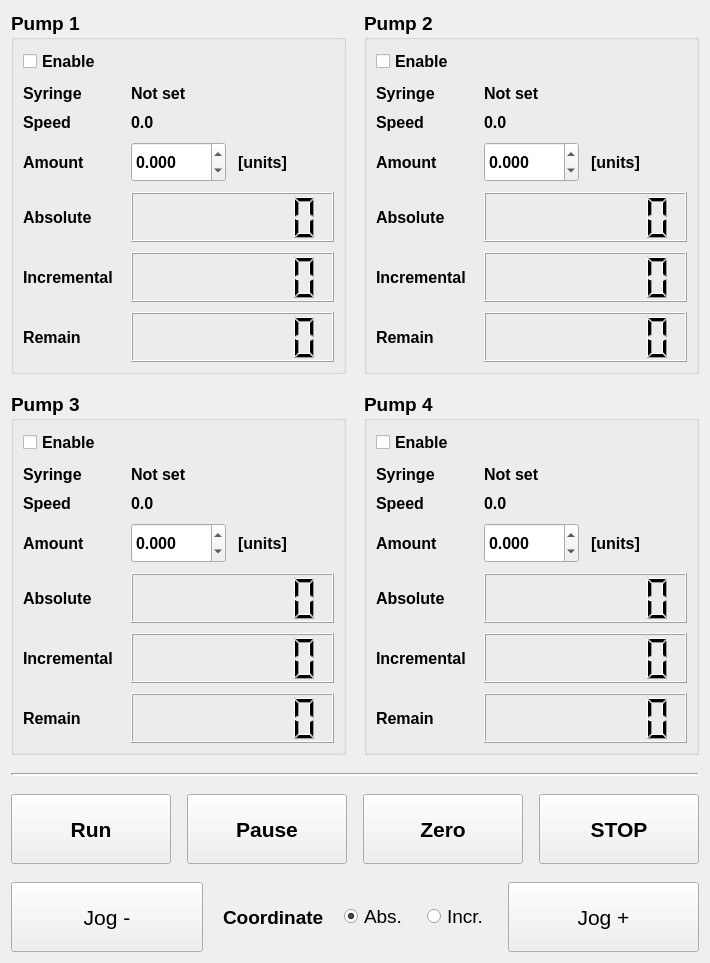
      <widget class="QWidget" name="control">
       <attribute name="title">
        <string>Control</string>
       </attribute>
       <layout class="QVBoxLayout" name="controlLayout">
        <property name="spacing">
         <number>18</number>
        </property>
        <item>
         <layout class="QGridLayout" name="pumpGrid">
          <property name="horizontalSpacing">
           <number>18</number>
          </property>
          <property name="verticalSpacing">
           <number>18</number>
          </property>
          <item row="0" column="0">
           <widget class="QGroupBox" name="pump1Group">
            <property name="title">
             <string>Pump 1</string>
            </property>
            <property name="font">
             <font>
              <pointsize>14</pointsize>
              <weight>75</weight>
              <bold>true</bold>
             </font>
            </property>
            <layout class="QGridLayout" name="gridLayout_p1">
             <property name="horizontalSpacing">
              <number>12</number>
             </property>
             <property name="verticalSpacing">
              <number>10</number>
             </property>
             <item row="0" column="0" colspan="3">
              <layout class="QHBoxLayout" name="horizontalLayout_p1">
               <item>
                <widget class="QCheckBox" name="p1_activate_CHECKBOX">
                 <property name="text">
                  <string>Enable</string>
                 </property>
                 <property name="font">
                  <font>
                   <pointsize>12</pointsize>
                  </font>
                 </property>
                </widget>
               </item>
              </layout>
             </item>
             <item row="1" column="0">
              <widget class="QLabel" name="p1_syringe_title">
               <property name="text">
                <string>Syringe</string>
               </property>
               <property name="font">
                <font>
                 <pointsize>12</pointsize>
                </font>
               </property>
              </widget>
             </item>
             <item row="1" column="1" colspan="2">
              <widget class="QLabel" name="p1_syringe_LABEL">
               <property name="text">
                <string>Not set</string>
               </property>
               <property name="font">
                <font>
                 <pointsize>12</pointsize>
                 <weight>75</weight>
                 <bold>true</bold>
                </font>
               </property>
              </widget>
             </item>
             <item row="2" column="0">
              <widget class="QLabel" name="p1_speed_title">
               <property name="text">
                <string>Speed</string>
               </property>
               <property name="font">
                <font>
                 <pointsize>12</pointsize>
                </font>
               </property>
              </widget>
             </item>
             <item row="2" column="1" colspan="2">
              <widget class="QLabel" name="p1_units_LABEL">
               <property name="text">
                <string>0.0</string>
               </property>
               <property name="font">
                <font>
                 <pointsize>12</pointsize>
                </font>
               </property>
              </widget>
             </item>
             <item row="3" column="0">
              <widget class="QLabel" name="p1_amount_title">
               <property name="text">
                <string>Amount</string>
               </property>
               <property name="font">
                <font>
                 <pointsize>12</pointsize>
                </font>
               </property>
              </widget>
             </item>
             <item row="3" column="1">
              <widget class="QDoubleSpinBox" name="p1_amount_INPUT">
               <property name="minimumSize">
                <size>
                 <width>0</width>
                 <height>40</height>
                </size>
               </property>
               <property name="font">
                <font>
                 <pointsize>12</pointsize>
                </font>
               </property>
               <property name="decimals">
                <number>3</number>
               </property>
               <property name="minimum">
                <double>-999.000000000000000</double>
               </property>
               <property name="maximum">
                <double>999.000000000000000</double>
               </property>
              </widget>
             </item>
             <item row="3" column="2">
              <widget class="QLabel" name="p1_units_LABEL_2">
               <property name="text">
                <string>[units]</string>
               </property>
               <property name="font">
                <font>
                 <pointsize>12</pointsize>
                </font>
               </property>
              </widget>
             </item>
             <item row="4" column="0">
              <widget class="QLabel" name="p1_absolute_title">
               <property name="text">
                <string>Absolute</string>
               </property>
               <property name="font">
                <font>
                 <pointsize>12</pointsize>
                </font>
               </property>
              </widget>
             </item>
             <item row="4" column="1" colspan="2">
              <widget class="QLCDNumber" name="p1_absolute_DISP">
               <property name="digitCount">
                <number>7</number>
               </property>
               <property name="minimumSize">
                <size>
                 <width>160</width>
                 <height>50</height>
                </size>
               </property>
              </widget>
             </item>
             <item row="5" column="0">
              <widget class="QLabel" name="p1_incremental_title">
               <property name="text">
                <string>Incremental</string>
               </property>
               <property name="font">
                <font>
                 <pointsize>12</pointsize>
                </font>
               </property>
              </widget>
             </item>
             <item row="5" column="1" colspan="2">
              <widget class="QLCDNumber" name="p1_incremental_DISP">
               <property name="digitCount">
                <number>7</number>
               </property>
               <property name="minimumSize">
                <size>
                 <width>160</width>
                 <height>50</height>
                </size>
               </property>
              </widget>
             </item>
             <item row="6" column="0">
              <widget class="QLabel" name="p1_remain_title">
               <property name="text">
                <string>Remain</string>
               </property>
               <property name="font">
                <font>
                 <pointsize>12</pointsize>
                </font>
               </property>
              </widget>
             </item>
             <item row="6" column="1" colspan="2">
              <widget class="QLCDNumber" name="p1_remain_DISP">
               <property name="digitCount">
                <number>7</number>
               </property>
               <property name="minimumSize">
                <size>
                 <width>160</width>
                 <height>50</height>
                </size>
               </property>
              </widget>
             </item>
            </layout>
           </widget>
          </item>
          <item row="0" column="1">
           <widget class="QGroupBox" name="pump2Group">
            <property name="title">
             <string>Pump 2</string>
            </property>
            <property name="font">
             <font>
              <pointsize>14</pointsize>
              <weight>75</weight>
              <bold>true</bold>
             </font>
            </property>
            <layout class="QGridLayout" name="gridLayout_p2">
             <property name="horizontalSpacing">
              <number>12</number>
             </property>
             <property name="verticalSpacing">
              <number>10</number>
             </property>
             <item row="0" column="0" colspan="3">
              <layout class="QHBoxLayout" name="horizontalLayout_p2">
               <item>
                <widget class="QCheckBox" name="p2_activate_CHECKBOX">
                 <property name="text">
                  <string>Enable</string>
                 </property>
                 <property name="font">
                  <font>
                   <pointsize>12</pointsize>
                  </font>
                 </property>
                </widget>
               </item>
              </layout>
             </item>
             <item row="1" column="0">
              <widget class="QLabel" name="p2_syringe_title">
               <property name="text">
                <string>Syringe</string>
               </property>
               <property name="font">
                <font>
                 <pointsize>12</pointsize>
                </font>
               </property>
              </widget>
             </item>
             <item row="1" column="1" colspan="2">
              <widget class="QLabel" name="p2_syringe_LABEL">
               <property name="text">
                <string>Not set</string>
               </property>
               <property name="font">
                <font>
                 <pointsize>12</pointsize>
                 <weight>75</weight>
                 <bold>true</bold>
                </font>
               </property>
              </widget>
             </item>
             <item row="2" column="0">
              <widget class="QLabel" name="p2_speed_title">
               <property name="text">
                <string>Speed</string>
               </property>
               <property name="font">
                <font>
                 <pointsize>12</pointsize>
                </font>
               </property>
              </widget>
             </item>
             <item row="2" column="1" colspan="2">
              <widget class="QLabel" name="p2_units_LABEL">
               <property name="text">
                <string>0.0</string>
               </property>
               <property name="font">
                <font>
                 <pointsize>12</pointsize>
                </font>
               </property>
              </widget>
             </item>
             <item row="3" column="0">
              <widget class="QLabel" name="p2_amount_title">
               <property name="text">
                <string>Amount</string>
               </property>
               <property name="font">
                <font>
                 <pointsize>12</pointsize>
                </font>
               </property>
              </widget>
             </item>
             <item row="3" column="1">
              <widget class="QDoubleSpinBox" name="p2_amount_INPUT">
               <property name="minimumSize">
                <size>
                 <width>0</width>
                 <height>40</height>
                </size>
               </property>
               <property name="font">
                <font>
                 <pointsize>12</pointsize>
                </font>
               </property>
               <property name="decimals">
                <number>3</number>
               </property>
               <property name="minimum">
                <double>-999.000000000000000</double>
               </property>
               <property name="maximum">
                <double>999.000000000000000</double>
               </property>
              </widget>
             </item>
             <item row="3" column="2">
              <widget class="QLabel" name="p2_units_LABEL_2">
               <property name="text">
                <string>[units]</string>
               </property>
               <property name="font">
                <font>
                 <pointsize>12</pointsize>
                </font>
               </property>
              </widget>
             </item>
             <item row="4" column="0">
              <widget class="QLabel" name="p2_absolute_title">
               <property name="text">
                <string>Absolute</string>
               </property>
               <property name="font">
                <font>
                 <pointsize>12</pointsize>
                </font>
               </property>
              </widget>
             </item>
             <item row="4" column="1" colspan="2">
              <widget class="QLCDNumber" name="p2_absolute_DISP">
               <property name="digitCount">
                <number>7</number>
               </property>
               <property name="minimumSize">
                <size>
                 <width>160</width>
                 <height>50</height>
                </size>
               </property>
              </widget>
             </item>
             <item row="5" column="0">
              <widget class="QLabel" name="p2_incremental_title">
               <property name="text">
                <string>Incremental</string>
               </property>
               <property name="font">
                <font>
                 <pointsize>12</pointsize>
                </font>
               </property>
              </widget>
             </item>
             <item row="5" column="1" colspan="2">
              <widget class="QLCDNumber" name="p2_incremental_DISP">
               <property name="digitCount">
                <number>7</number>
               </property>
               <property name="minimumSize">
                <size>
                 <width>160</width>
                 <height>50</height>
                </size>
               </property>
              </widget>
             </item>
             <item row="6" column="0">
              <widget class="QLabel" name="p2_remain_title">
               <property name="text">
                <string>Remain</string>
               </property>
               <property name="font">
                <font>
                 <pointsize>12</pointsize>
                </font>
               </property>
              </widget>
             </item>
             <item row="6" column="1" colspan="2">
              <widget class="QLCDNumber" name="p2_remain_DISP">
               <property name="digitCount">
                <number>7</number>
               </property>
               <property name="minimumSize">
                <size>
                 <width>160</width>
                 <height>50</height>
                </size>
               </property>
              </widget>
             </item>
            </layout>
           </widget>
          </item>
          <item row="1" column="0">
           <widget class="QGroupBox" name="pump3Group">
            <property name="title">
             <string>Pump 3</string>
            </property>
            <property name="font">
             <font>
              <pointsize>14</pointsize>
              <weight>75</weight>
              <bold>true</bold>
             </font>
            </property>
            <layout class="QGridLayout" name="gridLayout_p3">
             <property name="horizontalSpacing">
              <number>12</number>
             </property>
             <property name="verticalSpacing">
              <number>10</number>
             </property>
             <item row="0" column="0" colspan="3">
              <layout class="QHBoxLayout" name="horizontalLayout_p3">
               <item>
                <widget class="QCheckBox" name="p3_activate_CHECKBOX">
                 <property name="text">
                  <string>Enable</string>
                 </property>
                 <property name="font">
                  <font>
                   <pointsize>12</pointsize>
                  </font>
                 </property>
                </widget>
               </item>
              </layout>
             </item>
             <item row="1" column="0">
              <widget class="QLabel" name="p3_syringe_title">
               <property name="text">
                <string>Syringe</string>
               </property>
               <property name="font">
                <font>
                 <pointsize>12</pointsize>
                </font>
               </property>
              </widget>
             </item>
             <item row="1" column="1" colspan="2">
              <widget class="QLabel" name="p3_syringe_LABEL">
               <property name="text">
                <string>Not set</string>
               </property>
               <property name="font">
                <font>
                 <pointsize>12</pointsize>
                 <weight>75</weight>
                 <bold>true</bold>
                </font>
               </property>
              </widget>
             </item>
             <item row="2" column="0">
              <widget class="QLabel" name="p3_speed_title">
               <property name="text">
                <string>Speed</string>
               </property>
               <property name="font">
                <font>
                 <pointsize>12</pointsize>
                </font>
               </property>
              </widget>
             </item>
             <item row="2" column="1" colspan="2">
              <widget class="QLabel" name="p3_units_LABEL">
               <property name="text">
                <string>0.0</string>
               </property>
               <property name="font">
                <font>
                 <pointsize>12</pointsize>
                </font>
               </property>
              </widget>
             </item>
             <item row="3" column="0">
              <widget class="QLabel" name="p3_amount_title">
               <property name="text">
                <string>Amount</string>
               </property>
               <property name="font">
                <font>
                 <pointsize>12</pointsize>
                </font>
               </property>
              </widget>
             </item>
             <item row="3" column="1">
              <widget class="QDoubleSpinBox" name="p3_amount_INPUT">
               <property name="minimumSize">
                <size>
                 <width>0</width>
                 <height>40</height>
                </size>
               </property>
               <property name="font">
                <font>
                 <pointsize>12</pointsize>
                </font>
               </property>
               <property name="decimals">
                <number>3</number>
               </property>
               <property name="minimum">
                <double>-999.000000000000000</double>
               </property>
               <property name="maximum">
                <double>999.000000000000000</double>
               </property>
              </widget>
             </item>
             <item row="3" column="2">
              <widget class="QLabel" name="p3_units_LABEL_2">
               <property name="text">
                <string>[units]</string>
               </property>
               <property name="font">
                <font>
                 <pointsize>12</pointsize>
                </font>
               </property>
              </widget>
             </item>
             <item row="4" column="0">
              <widget class="QLabel" name="p3_absolute_title">
               <property name="text">
                <string>Absolute</string>
               </property>
               <property name="font">
                <font>
                 <pointsize>12</pointsize>
                </font>
               </property>
              </widget>
             </item>
             <item row="4" column="1" colspan="2">
              <widget class="QLCDNumber" name="p3_absolute_DISP">
               <property name="digitCount">
                <number>7</number>
               </property>
               <property name="minimumSize">
                <size>
                 <width>160</width>
                 <height>50</height>
                </size>
               </property>
              </widget>
             </item>
             <item row="5" column="0">
              <widget class="QLabel" name="p3_incremental_title">
               <property name="text">
                <string>Incremental</string>
               </property>
               <property name="font">
                <font>
                 <pointsize>12</pointsize>
                </font>
               </property>
              </widget>
             </item>
             <item row="5" column="1" colspan="2">
              <widget class="QLCDNumber" name="p3_incremental_DISP">
               <property name="digitCount">
                <number>7</number>
               </property>
               <property name="minimumSize">
                <size>
                 <width>160</width>
                 <height>50</height>
                </size>
               </property>
              </widget>
             </item>
             <item row="6" column="0">
              <widget class="QLabel" name="p3_remain_title">
               <property name="text">
                <string>Remain</string>
               </property>
               <property name="font">
                <font>
                 <pointsize>12</pointsize>
                </font>
               </property>
              </widget>
             </item>
             <item row="6" column="1" colspan="2">
              <widget class="QLCDNumber" name="p3_remain_DISP">
               <property name="digitCount">
                <number>7</number>
               </property>
               <property name="minimumSize">
                <size>
                 <width>160</width>
                 <height>50</height>
                </size>
               </property>
              </widget>
             </item>
            </layout>
           </widget>
          </item>
          <item row="1" column="1">
           <widget class="QGroupBox" name="pump4Group">
            <property name="title">
             <string>Pump 4</string>
            </property>
            <property name="font">
             <font>
              <pointsize>14</pointsize>
              <weight>75</weight>
              <bold>true</bold>
             </font>
            </property>
            <layout class="QGridLayout" name="gridLayout_p4">
             <property name="horizontalSpacing">
              <number>12</number>
             </property>
             <property name="verticalSpacing">
              <number>10</number>
             </property>
             <item row="0" column="0" colspan="3">
              <layout class="QHBoxLayout" name="horizontalLayout_p4">
               <item>
                <widget class="QCheckBox" name="p4_activate_CHECKBOX">
                 <property name="text">
                  <string>Enable</string>
                 </property>
                 <property name="font">
                  <font>
                   <pointsize>12</pointsize>
                  </font>
                 </property>
                </widget>
               </item>
              </layout>
             </item>
             <item row="1" column="0">
              <widget class="QLabel" name="p4_syringe_title">
               <property name="text">
                <string>Syringe</string>
               </property>
               <property name="font">
                <font>
                 <pointsize>12</pointsize>
                </font>
               </property>
              </widget>
             </item>
             <item row="1" column="1" colspan="2">
              <widget class="QLabel" name="p4_syringe_LABEL">
               <property name="text">
                <string>Not set</string>
               </property>
               <property name="font">
                <font>
                 <pointsize>12</pointsize>
                 <weight>75</weight>
                 <bold>true</bold>
                </font>
               </property>
              </widget>
             </item>
             <item row="2" column="0">
              <widget class="QLabel" name="p4_speed_title">
               <property name="text">
                <string>Speed</string>
               </property>
               <property name="font">
                <font>
                 <pointsize>12</pointsize>
                </font>
               </property>
              </widget>
             </item>
             <item row="2" column="1" colspan="2">
              <widget class="QLabel" name="p4_units_LABEL">
               <property name="text">
                <string>0.0</string>
               </property>
               <property name="font">
                <font>
                 <pointsize>12</pointsize>
                </font>
               </property>
              </widget>
             </item>
             <item row="3" column="0">
              <widget class="QLabel" name="p4_amount_title">
               <property name="text">
                <string>Amount</string>
               </property>
               <property name="font">
                <font>
                 <pointsize>12</pointsize>
                </font>
               </property>
              </widget>
             </item>
             <item row="3" column="1">
              <widget class="QDoubleSpinBox" name="p4_amount_INPUT">
               <property name="minimumSize">
                <size>
                 <width>0</width>
                 <height>40</height>
                </size>
               </property>
               <property name="font">
                <font>
                 <pointsize>12</pointsize>
                </font>
               </property>
               <property name="decimals">
                <number>3</number>
               </property>
               <property name="minimum">
                <double>-999.000000000000000</double>
               </property>
               <property name="maximum">
                <double>999.000000000000000</double>
               </property>
              </widget>
             </item>
             <item row="3" column="2">
              <widget class="QLabel" name="p4_units_LABEL_2">
               <property name="text">
                <string>[units]</string>
               </property>
               <property name="font">
                <font>
                 <pointsize>12</pointsize>
                </font>
               </property>
              </widget>
             </item>
             <item row="4" column="0">
              <widget class="QLabel" name="p4_absolute_title">
               <property name="text">
                <string>Absolute</string>
               </property>
               <property name="font">
                <font>
                 <pointsize>12</pointsize>
                </font>
               </property>
              </widget>
             </item>
             <item row="4" column="1" colspan="2">
              <widget class="QLCDNumber" name="p4_absolute_DISP">
               <property name="digitCount">
                <number>7</number>
               </property>
               <property name="minimumSize">
                <size>
                 <width>160</width>
                 <height>50</height>
                </size>
               </property>
              </widget>
             </item>
             <item row="5" column="0">
              <widget class="QLabel" name="p4_incremental_title">
               <property name="text">
                <string>Incremental</string>
               </property>
               <property name="font">
                <font>
                 <pointsize>12</pointsize>
                </font>
               </property>
              </widget>
             </item>
             <item row="5" column="1" colspan="2">
              <widget class="QLCDNumber" name="p4_incremental_DISP">
               <property name="digitCount">
                <number>7</number>
               </property>
               <property name="minimumSize">
                <size>
                 <width>160</width>
                 <height>50</height>
                </size>
               </property>
              </widget>
             </item>
             <item row="6" column="0">
              <widget class="QLabel" name="p4_remain_title">
               <property name="text">
                <string>Remain</string>
               </property>
               <property name="font">
                <font>
                 <pointsize>12</pointsize>
                </font>
               </property>
              </widget>
             </item>
             <item row="6" column="1" colspan="2">
              <widget class="QLCDNumber" name="p4_remain_DISP">
               <property name="digitCount">
                <number>7</number>
               </property>
               <property name="minimumSize">
                <size>
                 <width>160</width>
                 <height>50</height>
                </size>
               </property>
              </widget>
             </item>
            </layout>
           </widget>
          </item>
         </layout>
        </item>
        <item>
         <widget class="Line" name="line_control">
          <property name="orientation">
           <enum>Qt::Horizontal</enum>
          </property>
          <property name="lineWidth">
           <number>2</number>
          </property>
         </widget>
        </item>
        <item>
         <layout class="QHBoxLayout" name="actionButtonsLayout">
          <property name="spacing">
           <number>16</number>
          </property>
          <item>
           <widget class="QPushButton" name="run_BTN">
            <property name="minimumSize">
             <size>
              <width>160</width>
              <height>70</height>
             </size>
            </property>
            <property name="font">
             <font>
              <pointsize>16</pointsize>
              <weight>75</weight>
              <bold>true</bold>
             </font>
            </property>
            <property name="text">
             <string>Run</string>
            </property>
           </widget>
          </item>
          <item>
           <widget class="QPushButton" name="pause_BTN">
            <property name="minimumSize">
             <size>
              <width>160</width>
              <height>70</height>
             </size>
            </property>
            <property name="font">
             <font>
              <pointsize>16</pointsize>
              <weight>75</weight>
              <bold>true</bold>
             </font>
            </property>
            <property name="text">
             <string>Pause</string>
            </property>
           </widget>
          </item>
          <item>
           <widget class="QPushButton" name="zero_BTN">
            <property name="minimumSize">
             <size>
              <width>160</width>
              <height>70</height>
             </size>
            </property>
            <property name="font">
             <font>
              <pointsize>16</pointsize>
              <weight>75</weight>
              <bold>true</bold>
             </font>
            </property>
            <property name="text">
             <string>Zero</string>
            </property>
           </widget>
          </item>
          <item>
           <widget class="QPushButton" name="stop_BTN">
            <property name="minimumSize">
             <size>
              <width>160</width>
              <height>70</height>
             </size>
            </property>
            <property name="font">
             <font>
              <pointsize>16</pointsize>
              <weight>75</weight>
              <bold>true</bold>
             </font>
            </property>
            <property name="text">
             <string>STOP</string>
            </property>
           </widget>
          </item>
         </layout>
        </item>
        <item>
         <layout class="QHBoxLayout" name="jogLayout">
          <property name="spacing">
           <number>20</number>
          </property>
          <item>
           <widget class="QPushButton" name="jog_minus_BTN">
            <property name="minimumSize">
             <size>
              <width>140</width>
              <height>70</height>
             </size>
            </property>
            <property name="font">
             <font>
              <pointsize>16</pointsize>
             </font>
            </property>
            <property name="text">
             <string>Jog -</string>
            </property>
           </widget>
          </item>
          <item>
           <layout class="QHBoxLayout" name="coordLayout">
            <item>
             <widget class="QLabel" name="coordLabel">
              <property name="text">
               <string>Coordinate</string>
              </property>
              <property name="font">
               <font>
                <pointsize>14</pointsize>
                <weight>75</weight>
                <bold>true</bold>
               </font>
              </property>
             </widget>
            </item>
            <item>
             <widget class="QRadioButton" name="absolute_RADIO">
              <property name="text">
               <string>Abs.</string>
              </property>
              <property name="font">
               <font>
                <pointsize>14</pointsize>
               </font>
              </property>
              <property name="checked">
               <bool>true</bool>
              </property>
             </widget>
            </item>
            <item>
             <widget class="QRadioButton" name="incremental_RADIO">
              <property name="text">
               <string>Incr.</string>
              </property>
              <property name="font">
               <font>
                <pointsize>14</pointsize>
               </font>
              </property>
             </widget>
            </item>
           </layout>
          </item>
          <item>
           <widget class="QPushButton" name="jog_plus_BTN">
            <property name="minimumSize">
             <size>
              <width>140</width>
              <height>70</height>
             </size>
            </property>
            <property name="font">
             <font>
              <pointsize>16</pointsize>
             </font>
            </property>
            <property name="text">
             <string>Jog +</string>
            </property>
           </widget>
          </item>
         </layout>
        </item>
       </layout>
      </widget>
